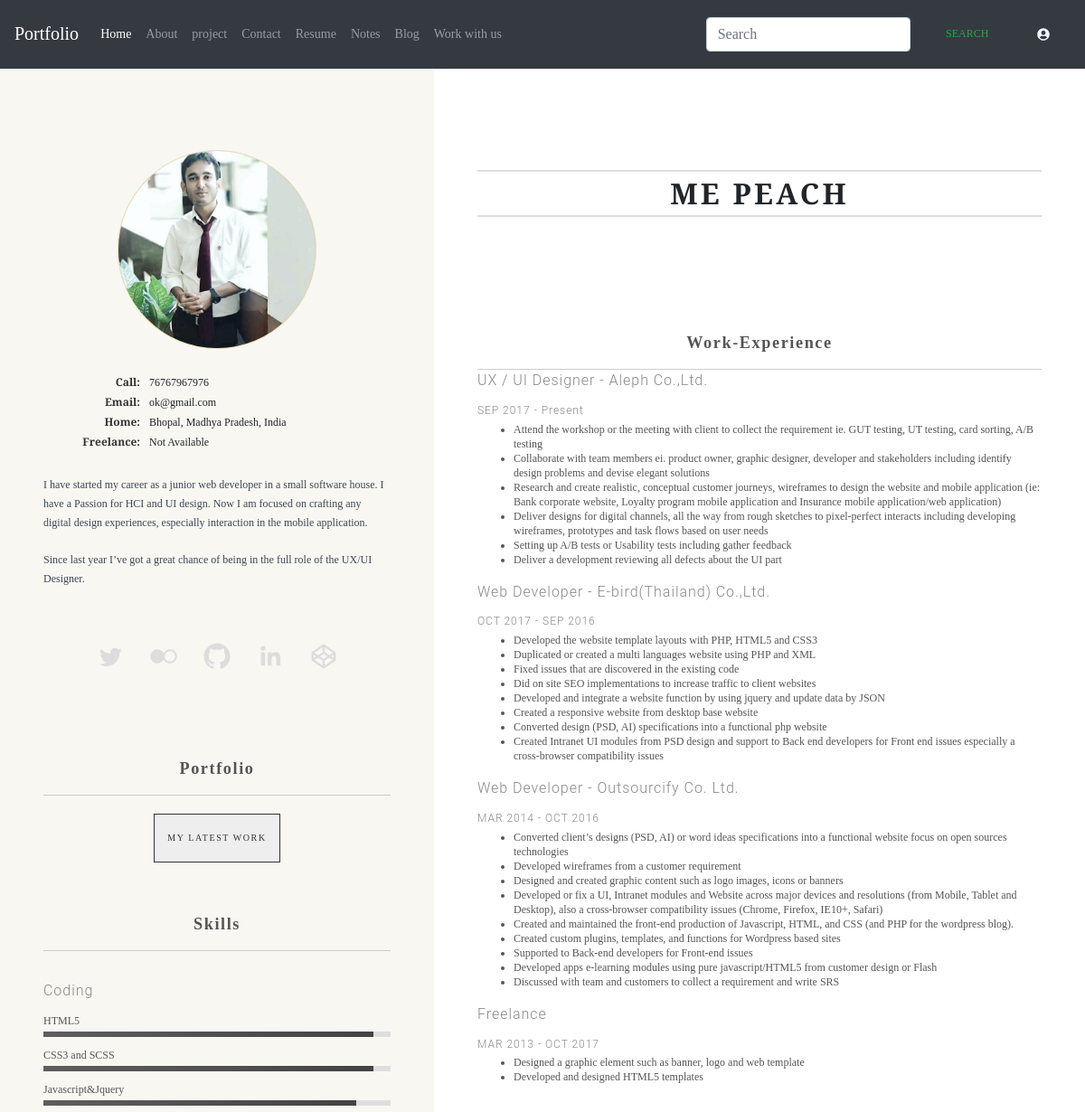
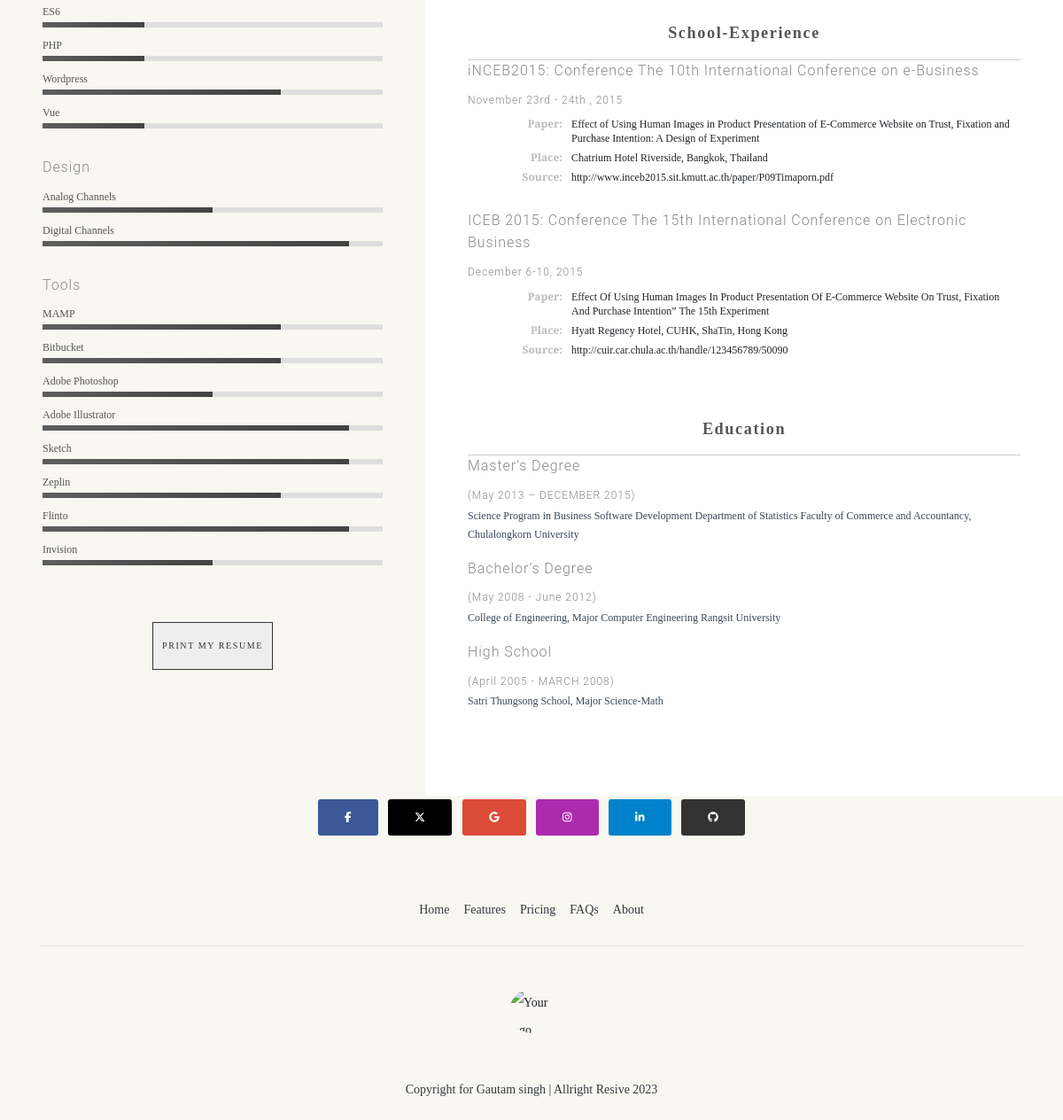
The app's page /resume (signed in) with its own data (2 pictures, top to bottom).
### protfolio/models.py (models this page shows)
class Resume(models.Model):
    image = models.ImageField(upload_to="resume")
    phone = models.CharField(max_length=12)
    email = models.EmailField(max_length=50)
    address = models.CharField(max_length=100)
    twitter = models.CharField(max_length=300, null=True)
    leetcode = models.CharField(max_length=300, null= True)
    github = models.CharField(max_length=300, null= True)
    linkedIn = models.CharField(max_length=300, null= True)

### protfolio/views.py (the view)
# urls.py: path('resume', views.resume, name="resume"),
def resume(request):
    data = Resume.objects.all()
    context = {
        'image': f'{settings.MEDIA_URL}{data[0].image}',
        'email': data[0].email,
        'phone': data[0].phone,
        'address': data[0].address
    }
    return render(request, 'portfolio/resume.html', context=context)

### templates/portfolio/resume.html (shortened to what this page needs)
{% extends 'base.html' %}
{% block start %}
  <div class="resume-wrapper">
    <section class="intro">
      <figure class="profile-box">
        <img src="{{image}}" alt="">
      </figure>
      <div class="contact-box">
        <dl class="intro">
          <dt>Call</dt>
          <dd>{{phone}}</dd>
          <dt>Email</dt>
          <dd>{{email}}</dd>
          <dt>Home</dt>
          <dd>{{address}}</dd>
          <dt>Freelance</dt>
          <dd>Not Available</dd>
        </dl>
      </div>
      <div class="word-box">
        <p class="">I have started my career as a junior web developer in a small software house. I have a Passion for HCI and UI design. Now I am focused on crafting any digital design experiences, especially interaction in the mobile application.
<br>
          <br>
Since last year I’ve got a great chance of being in the full role of the UX/UI Designer.
        </p>
      </div>
      <div class="social-box">
        <ul class="intro">
          <li><a href="#" class="twitter" title="Twitter">
          </a>
          </li>
          <li><a href="#" class="flickr" title="flickr">
           </a>
          </li>
          <li><a href="#" class="github" title="github">
       </a>
          </li>
          <li>
            <a href="#" class="icon-17 linkedin" title="LinkedIn">
         </a>
          </li>
          <li>
            <a href="#" class="icon-4 codepen" title="codepen">
           </a>
          </li>
        </ul>
      </div>
      <div class="box">
        <h3 class="title">Portfolio</h3>
        <a class="link" href="#">MY LATEST WORK</a>
      </div>
      <div class="box">
        <h3 class="title">Skills</h3>
        <div class="skills">
          <h4>Coding</h4>
          <ul>
            <li><span class="fill ten"></span><b>HTML5</b></li>
            <li><span class="fill ten"></span><b>CSS3 and SCSS</b></li>
            <li><span class="fill nine"></span><b>Javascript&Jquery</b></li>
            <li><span class="fill three"></span><b>ES6</b></li>
            <li><span class="fill three"></span><b>PHP</b></li>
            <li><span class="fill seven"></span><b>Wordpress</b></li>
            <li><span class="fill three"></span><b>Vue</b></li>
          </ul>
          <h4>Design</h4>
          <ul>
            <li><span class="fill five"></span><b>Analog Channels</b></li>
            <li><span class="fill nine"></span><b>Digital Channels</b></li>
          </ul>
          <h4>Tools</h4>
          <ul>
            <li><span class="fill seven"></span><b>MAMP</b></li>
            <li><span class="fill seven"></span><b>Bitbucket</b></li>
            <li><span class="fill five"></span><b>Adobe Photoshop</b></li>
            <li><span class="fill nine"></span><b>Adobe Illustrator</b></li>
            <li><span class="fill nine"></span><b>Sketch</b></li>
            <li><span class="fill seven"></span><b>Zeplin</b></li>
            <li><span class="fill nine"></span><b>Flinto</b></li>
            <li><span class="fill five"></span><b>Invision</b></li>
          </ul>
        </div>
      </div>
      <div class="btn-box">
        <button type="button" name="button" id="print-btn">Print My Resume</button>
      </div>
    </section>
    <section class="detail">
      <header class="">
        <h1>Me Peach</h1>
      </header>
      <div class="sub-header">
        <h4 id="type-js">
        </h4>
      </div>
      <div class="box">
        <h3 class="title">Work-Experience</h3>
         <h4>UX / UI Designer - Aleph Co.,Ltd.<span>SEP 2017 - Present</span></h4>
         <ul>
          <li>Attend the workshop or the meeting with client to collect the requirement ie. GUT testing, UT testing, card sorting, A/B testing</li>
          <li>Collaborate with team members ei. product owner, graphic designer, developer and stakeholders including identify design problems and devise elegant solutions</li>
          <li>Research and create realistic, conceptual customer journeys, wireframes to design the website and mobile application (ie: Bank corporate website, Loyalty program mobile application and Insurance mobile application/web application)</li>
          <li>Deliver designs for digital channels, all the way from rough sketches to pixel-perfect interacts including developing wireframes, prototypes and task flows based on user needs</li>
          <li>Setting up A/B tests or Usability tests including gather feedback</li>
          <li>Deliver a development reviewing all defects about the UI part</li>
        </ul>
        <h4>Web Developer - E-bird(Thailand) Co.,Ltd.<span>OCT 2017 - SEP 2016</span></h4>
        <ul>
          <li>Developed the website template layouts with PHP, HTML5 and CSS3</li>
          <li>Duplicated or created a multi languages website using PHP and XML</li>
          <li>Fixed issues that are discovered in the existing code</li>
          <li>Did on site SEO implementations to increase traffic to client websites</li>
          <li>Developed and integrate a website function by using jquery and update data by JSON</li>
          <li>Created a responsive website from desktop base website</li>
          <li>Converted design (PSD, AI) specifications into a functional php website</li>
          <li>Created Intranet UI modules from PSD design and support to Back end developers for Front end issues especially a cross-browser compatibility issues</li>
        </ul>
        <h4>Web Developer - Outsourcify Co. Ltd.<span>MAR 2014 - OCT 2016</span></h4>
        <ul>
          <li>Converted client’s designs (PSD, AI) or word ideas specifications into a functional website focus on open sources technologies</li>
          <li>Developed wireframes from a customer requirement</li>
          <li>Designed and created graphic content such as logo images, icons or banners</li>
          <li>Developed or fix a UI, Intranet modules and Website across major devices and resolutions (from Mobile, Tablet and Desktop), also a cross-browser compatibility issues (Chrome, Firefox, IE10+, Safari)</li>
          <li>Created and maintained the front-end production of Javascript, HTML, and CSS (and PHP for the wordpress blog).</li>
          <li>Created custom plugins, templates, and functions for Wordpress based sites</li>
          <li>Supported to Back-end developers for Front-end issues</li>
          <li>Developed apps e-learning modules using pure javascript/HTML5 from customer design or Flash</li>
          <li>Discussed with team and customers to collect a requirement and write SRS</li>
        </ul>
          <h4>Freelance<span>MAR 2013 - OCT 2017</span></h4>
        <ul>
          <li>Designed a graphic element such as banner, logo and web template</li>
          <li>Developed and designed HTML5 templates</li>
        </ul>
        <h3 class="title">School-Experience</h3>
        <h4>
          iNCEB2015: Conference The 10th International Conference on e-Business
          <span>November 23rd - 24th , 2015</span>
        </h4>
        <dl class="detail">
          <dt>Paper</dt>
          <dd>Effect of Using Human Images in Product Presentation of E-Commerce Website on Trust, Fixation and Purchase Intention: A Design of Experiment
          </dd>
          <dt>Place</dt>
          <dd>Chatrium Hotel Riverside, Bangkok, Thailand</dd>
          <dt>Source</dt>
          <dd>http://www.inceb2015.sit.kmutt.ac.th/paper/P09Timaporn.pdf</dd>
        </dl>
        <h4>
          ICEB 2015: Conference The 15th International Conference on Electronic Business
          <span>December 6-10, 2015</span>
        </h4>
        <dl class="detail">
          <dt>Paper</dt>
          <dd>Effect Of Using Human Images In Product Presentation Of E-Commerce Website On Trust, Fixation And Purchase Intention” The 15th Experiment
          </dd>
          <dt>Place</dt>
          <dd>Hyatt Regency Hotel, CUHK, ShaTin, Hong Kong</dd>
          <dt>Source</dt>
          <dd>http://cuir.car.chula.ac.th/handle/123456789/50090</dd>
        </dl>
      </div>
      <div class="box">
        <h3 class="title">Education</h3>
        <h4>Master’s Degree <span>(May 2013 – DECEMBER 2015)</span></h4>
        <p>Science Program in Business Software Development Department of Statistics Faculty of Commerce and Accountancy, Chulalongkorn University</p>
        <h4>Bachelor’s Degree <span>(May 2008 - June 2012)</span></h4>
        <p>College of Engineering, Major Computer Engineering Rangsit University</p>
        <h4>High School <span>(April 2005 - MARCH 2008)</span></h4>
        <p>Satri Thungsong School, Major Science-Math</p>
      </div>
    </section>
  </div>
{% endblock %}

### templates/portfolio/resume.html (style rules this page uses)
div { font-family: "Droid Serif", serif; font-size: 14px; }

### records on screen
Resume: phone "76767967976", email "ok@gmail.com", address "Bhopal, Madhya Pradesh, India"
